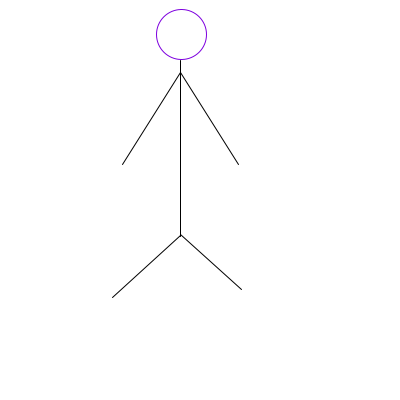
Frame 1 (no input)
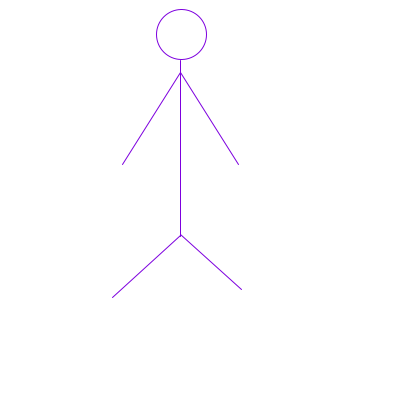
Frame 60 (the mouse pressed at the canvas centre just before this capture)
Frame 120 (the mouse held since frame 60 and released just before this capture): identical to frame 60, image omitted

The Processing sketch that drew these frames (run headless with seeded random() and noise(); from frame 60 on, the mouse is pressed at the canvas centre):

// Processing sketch: first_class
// ── first_class.pde
// Definición de Variables

void setup(){
  size(400,400);
}

void draw(){
  background(255);
  line(122,164,180,72);
  line(180,236,180,60);
  line(238,164,180,72);
  line(112,297,180,235);
  line(180,234,241,289);
  stroke(125,0,222);
  ellipse(181,34,50,50);
}
